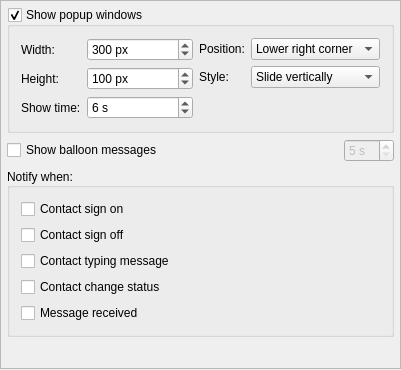
<?xml version="1.0" encoding="UTF-8"?>
<ui version="4.0">
 <class>NotificationsLayerSettingsClass</class>
 <widget class="QWidget" name="NotificationsLayerSettingsClass">
  <property name="geometry">
   <rect>
    <x>0</x>
    <y>0</y>
    <width>401</width>
    <height>370</height>
   </rect>
  </property>
  <property name="windowTitle">
   <string>NotificationsLayerSettings</string>
  </property>
  <layout class="QGridLayout" name="gridLayout">
   <property name="leftMargin">
    <number>0</number>
   </property>
   <property name="topMargin">
    <number>0</number>
   </property>
   <property name="rightMargin">
    <number>0</number>
   </property>
   <property name="bottomMargin">
    <number>1</number>
   </property>
   <item row="0" column="0">
    <widget class="QFrame" name="frame">
     <property name="frameShape">
      <enum>QFrame::StyledPanel</enum>
     </property>
     <property name="frameShadow">
      <enum>QFrame::Raised</enum>
     </property>
     <layout class="QGridLayout" name="gridLayout_4">
      <property name="margin">
       <number>6</number>
      </property>
      <item row="0" column="0">
       <layout class="QVBoxLayout" name="verticalLayout_7">
        <item>
         <widget class="QGroupBox" name="popupBox">
          <property name="title">
           <string>Show popup windows</string>
          </property>
          <property name="checkable">
           <bool>true</bool>
          </property>
          <layout class="QGridLayout" name="gridLayout_2">
           <item row="0" column="0">
            <layout class="QHBoxLayout" name="horizontalLayout_3">
             <item>
              <layout class="QHBoxLayout" name="horizontalLayout">
               <property name="sizeConstraint">
                <enum>QLayout::SetFixedSize</enum>
               </property>
               <item>
                <layout class="QVBoxLayout" name="verticalLayout_2">
                 <property name="sizeConstraint">
                  <enum>QLayout::SetFixedSize</enum>
                 </property>
                 <item>
                  <widget class="QLabel" name="widthLabel">
                   <property name="sizePolicy">
                    <sizepolicy hsizetype="Fixed" vsizetype="Preferred">
                     <horstretch>0</horstretch>
                     <verstretch>0</verstretch>
                    </sizepolicy>
                   </property>
                   <property name="text">
                    <string>Width:</string>
                   </property>
                  </widget>
                 </item>
                 <item>
                  <widget class="QLabel" name="heightLabel">
                   <property name="sizePolicy">
                    <sizepolicy hsizetype="Fixed" vsizetype="Preferred">
                     <horstretch>0</horstretch>
                     <verstretch>0</verstretch>
                    </sizepolicy>
                   </property>
                   <property name="text">
                    <string>Height:</string>
                   </property>
                  </widget>
                 </item>
                 <item>
                  <widget class="QLabel" name="timeLabel">
                   <property name="sizePolicy">
                    <sizepolicy hsizetype="Fixed" vsizetype="Preferred">
                     <horstretch>0</horstretch>
                     <verstretch>0</verstretch>
                    </sizepolicy>
                   </property>
                   <property name="text">
                    <string>Show time:</string>
                   </property>
                  </widget>
                 </item>
                </layout>
               </item>
               <item>
                <layout class="QVBoxLayout" name="verticalLayout">
                 <property name="sizeConstraint">
                  <enum>QLayout::SetFixedSize</enum>
                 </property>
                 <item>
                  <widget class="QSpinBox" name="widthSpinBox">
                   <property name="sizePolicy">
                    <sizepolicy hsizetype="Minimum" vsizetype="Fixed">
                     <horstretch>0</horstretch>
                     <verstretch>0</verstretch>
                    </sizepolicy>
                   </property>
                   <property name="alignment">
                    <set>Qt::AlignLeading|Qt::AlignLeft|Qt::AlignVCenter</set>
                   </property>
                   <property name="suffix">
                    <string> px</string>
                   </property>
                   <property name="minimum">
                    <number>10</number>
                   </property>
                   <property name="maximum">
                    <number>600</number>
                   </property>
                   <property name="value">
                    <number>300</number>
                   </property>
                  </widget>
                 </item>
                 <item>
                  <widget class="QSpinBox" name="heightSpinBox">
                   <property name="sizePolicy">
                    <sizepolicy hsizetype="Minimum" vsizetype="Fixed">
                     <horstretch>0</horstretch>
                     <verstretch>0</verstretch>
                    </sizepolicy>
                   </property>
                   <property name="alignment">
                    <set>Qt::AlignLeading|Qt::AlignLeft|Qt::AlignVCenter</set>
                   </property>
                   <property name="suffix">
                    <string> px</string>
                   </property>
                   <property name="minimum">
                    <number>10</number>
                   </property>
                   <property name="maximum">
                    <number>500</number>
                   </property>
                   <property name="singleStep">
                    <number>1</number>
                   </property>
                   <property name="value">
                    <number>100</number>
                   </property>
                  </widget>
                 </item>
                 <item>
                  <widget class="QSpinBox" name="timeSpinBox">
                   <property name="sizePolicy">
                    <sizepolicy hsizetype="Minimum" vsizetype="Fixed">
                     <horstretch>0</horstretch>
                     <verstretch>0</verstretch>
                    </sizepolicy>
                   </property>
                   <property name="layoutDirection">
                    <enum>Qt::LeftToRight</enum>
                   </property>
                   <property name="alignment">
                    <set>Qt::AlignLeading|Qt::AlignLeft|Qt::AlignVCenter</set>
                   </property>
                   <property name="suffix">
                    <string> s</string>
                   </property>
                   <property name="minimum">
                    <number>1</number>
                   </property>
                   <property name="maximum">
                    <number>60</number>
                   </property>
                   <property name="value">
                    <number>6</number>
                   </property>
                  </widget>
                 </item>
                </layout>
               </item>
              </layout>
             </item>
             <item>
              <layout class="QVBoxLayout" name="verticalLayout_5">
               <item>
                <layout class="QHBoxLayout" name="horizontalLayout_2">
                 <item>
                  <layout class="QVBoxLayout" name="verticalLayout_3">
                   <item>
                    <widget class="QLabel" name="positionLabel">
                     <property name="sizePolicy">
                      <sizepolicy hsizetype="Fixed" vsizetype="Preferred">
                       <horstretch>0</horstretch>
                       <verstretch>0</verstretch>
                      </sizepolicy>
                     </property>
                     <property name="text">
                      <string>Position:</string>
                     </property>
                    </widget>
                   </item>
                   <item>
                    <widget class="QLabel" name="styleLabel">
                     <property name="sizePolicy">
                      <sizepolicy hsizetype="Fixed" vsizetype="Preferred">
                       <horstretch>0</horstretch>
                       <verstretch>0</verstretch>
                      </sizepolicy>
                     </property>
                     <property name="text">
                      <string>Style:</string>
                     </property>
                    </widget>
                   </item>
                  </layout>
                 </item>
                 <item>
                  <layout class="QVBoxLayout" name="verticalLayout_4">
                   <item>
                    <widget class="QComboBox" name="positionComboBox">
                     <property name="currentIndex">
                      <number>3</number>
                     </property>
                     <property name="sizeAdjustPolicy">
                      <enum>QComboBox::AdjustToContentsOnFirstShow</enum>
                     </property>
                     <item>
                      <property name="text">
                       <string>Upper left corner</string>
                      </property>
                     </item>
                     <item>
                      <property name="text">
                       <string>Upper right corner</string>
                      </property>
                     </item>
                     <item>
                      <property name="text">
                       <string>Lower left corner</string>
                      </property>
                     </item>
                     <item>
                      <property name="text">
                       <string>Lower right corner</string>
                      </property>
                     </item>
                    </widget>
                   </item>
                   <item>
                    <widget class="QComboBox" name="styleComboBox">
                     <property name="currentIndex">
                      <number>1</number>
                     </property>
                     <item>
                      <property name="text">
                       <string>No slide</string>
                      </property>
                     </item>
                     <item>
                      <property name="text">
                       <string>Slide vertically</string>
                      </property>
                     </item>
                     <item>
                      <property name="text">
                       <string>Slide horizontally</string>
                      </property>
                     </item>
                    </widget>
                   </item>
                  </layout>
                 </item>
                </layout>
               </item>
               <item>
                <spacer>
                 <property name="orientation">
                  <enum>Qt::Vertical</enum>
                 </property>
                 <property name="sizeHint" stdset="0">
                  <size>
                   <width>20</width>
                   <height>40</height>
                  </size>
                 </property>
                </spacer>
               </item>
              </layout>
             </item>
            </layout>
           </item>
          </layout>
         </widget>
        </item>
        <item>
         <layout class="QHBoxLayout" name="_2">
          <item>
           <widget class="QCheckBox" name="trayBalloonBox">
            <property name="sizePolicy">
             <sizepolicy hsizetype="Fixed" vsizetype="Fixed">
              <horstretch>0</horstretch>
              <verstretch>0</verstretch>
             </sizepolicy>
            </property>
            <property name="text">
             <string>Show balloon messages</string>
            </property>
           </widget>
          </item>
          <item>
           <spacer name="horizontalSpacer">
            <property name="orientation">
             <enum>Qt::Horizontal</enum>
            </property>
            <property name="sizeHint" stdset="0">
             <size>
              <width>40</width>
              <height>20</height>
             </size>
            </property>
           </spacer>
          </item>
          <item>
           <widget class="QSpinBox" name="balloonSecBox">
            <property name="enabled">
             <bool>false</bool>
            </property>
            <property name="frame">
             <bool>true</bool>
            </property>
            <property name="suffix">
             <string> s</string>
            </property>
            <property name="prefix">
             <string/>
            </property>
            <property name="minimum">
             <number>5</number>
            </property>
            <property name="maximum">
             <number>60</number>
            </property>
           </widget>
          </item>
         </layout>
        </item>
        <item>
         <widget class="QGroupBox" name="notifyBox">
          <property name="title">
           <string>Notify when:</string>
          </property>
          <property name="alignment">
           <set>Qt::AlignLeading|Qt::AlignLeft|Qt::AlignVCenter</set>
          </property>
          <layout class="QGridLayout" name="gridLayout_3">
           <item row="0" column="0">
            <layout class="QVBoxLayout" name="verticalLayout_6">
             <item>
              <widget class="QCheckBox" name="signOnCheckBox">
               <property name="text">
                <string>Contact sign on</string>
               </property>
              </widget>
             </item>
             <item>
              <widget class="QCheckBox" name="signOffCheckBox">
               <property name="text">
                <string>Contact sign off</string>
               </property>
              </widget>
             </item>
             <item>
              <widget class="QCheckBox" name="typingCheckBox">
               <property name="text">
                <string>Contact typing message</string>
               </property>
              </widget>
             </item>
             <item>
              <widget class="QCheckBox" name="changeStatusCheckBox">
               <property name="text">
                <string>Contact change status</string>
               </property>
              </widget>
             </item>
             <item>
              <widget class="QCheckBox" name="messageBox">
               <property name="text">
                <string>Message received</string>
               </property>
              </widget>
             </item>
            </layout>
           </item>
          </layout>
         </widget>
        </item>
        <item>
         <spacer name="verticalSpacer">
          <property name="orientation">
           <enum>Qt::Vertical</enum>
          </property>
          <property name="sizeHint" stdset="0">
           <size>
            <width>20</width>
            <height>126</height>
           </size>
          </property>
         </spacer>
        </item>
       </layout>
      </item>
     </layout>
    </widget>
   </item>
  </layout>
 </widget>
 <layoutdefault spacing="6" margin="11"/>
 <resources/>
 <connections>
  <connection>
   <sender>trayBalloonBox</sender>
   <signal>toggled(bool)</signal>
   <receiver>balloonSecBox</receiver>
   <slot>setEnabled(bool)</slot>
   <hints>
    <hint type="sourcelabel">
     <x>78</x>
     <y>162</y>
    </hint>
    <hint type="destinationlabel">
     <x>370</x>
     <y>166</y>
    </hint>
   </hints>
  </connection>
 </connections>
</ui>
